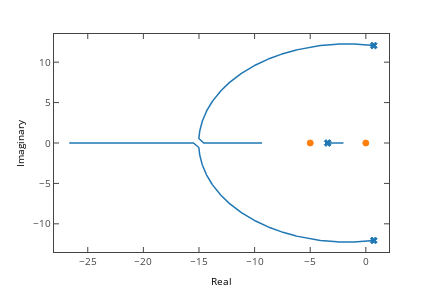

Here is the notebook cell this chart was saved with:
### Markdown cell above
Orain Erroen kontornoa egiten da F erabiliz

### Code cell
c.rlocus(F,kvect=sp.r_[0:0.40:0.0005,0.4:0.5:0.1])
f=plt.gcf();py.iplot_mpl(f)

### Figure 1 — Plotly figure (JSON) as saved in the notebook; plotly's stock layout.template omitted (floating-point values rounded to 4 significant figures; data arrays with more than 128 entries replaced by an {"elided": "..."} marker saying what was removed)
{"data": [{"marker": {"color": "#1F77B4", "line": {"color": "#1F77B4", "width": 1}, "opacity": 1, "size": 6, "symbol": "x"}, "mode": "markers", "name": "_line0", "type": "scatter", "uid": "1e1c4b11-9588-4151-876d-bfbb04857851", "x": [0.7136, 0.7136, -3.427], "xaxis": "x", "y": [12.06, -12.06, 0], "yaxis": "y"}, {"marker": {"color": "#FF7F0E", "line": {"color": "#FF7F0E", "width": 1}, "opacity": 1, "size": 6, "symbol": "circle"}, "mode": "markers", "name": "_line1", "type": "scatter", "uid": "eca37286-c446-48a5-8be5-6a0180ceb582", "x": [-5, 0], "xaxis": "x", "y": [0, 0], "yaxis": "y"}, {"line": {"color": "rgba (31, 119, 180, 1)", "dash": "solid", "width": 1.5}, "mode": "lines", "name": "rootlocus", "type": "scatter", "uid": "a38a886c-cf3a-46cf-95f4-f24358d8da4f", "x": {"elided": "801 float values"}, "xaxis": "x", "y": {"elided": "801 int values"}, "yaxis": "y"}, {"line": {"color": "rgba (31, 119, 180, 1)", "dash": "solid", "width": 1.5}, "mode": "lines", "name": "rootlocus", "type": "scatter", "uid": "0e4a2feb-0fce-40dc-a526-22fc6ac11fb9", "x": {"elided": "801 float values"}, "xaxis": "x", "y": {"elided": "801 float values"}, "yaxis": "y"}, {"line": {"color": "rgba (31, 119, 180, 1)", "dash": "solid", "width": 1.5}, "mode": "lines", "name": "rootlocus", "type": "scatter", "uid": "5f486c0b-9ac5-460d-8ad8-6650559dc95d", "x": {"elided": "801 float values"}, "xaxis": "x", "y": {"elided": "801 float values"}, "yaxis": "y"}], "layout": {"autosize": false, "height": 288, "hovermode": "closest", "margin": {"b": 36, "l": 54, "pad": 0, "r": 43, "t": 34}, "showlegend": false, "width": 432, "xaxis": {"anchor": "y", "domain": [0, 1], "mirror": "ticks", "nticks": 8, "range": [-28.03, 2.083], "showgrid": false, "showline": true, "side": "bottom", "tickfont": {"size": 10}, "ticks": "inside", "title": {"font": {"color": "#000000", "size": 10}, "text": "Real"}, "type": "linear", "zeroline": false}, "yaxis": {"anchor": "x", "domain": [0, 1], "mirror": "ticks", "nticks": 7, "range": [-13.49, 13.49], "showgrid": false, "showline": true, "side": "left", "tickfont": {"size": 10}, "ticks": "inside", "title": {"font": {"color": "#000000", "size": 10}, "text": "Imaginary"}, "type": "linear", "zeroline": false}}}
